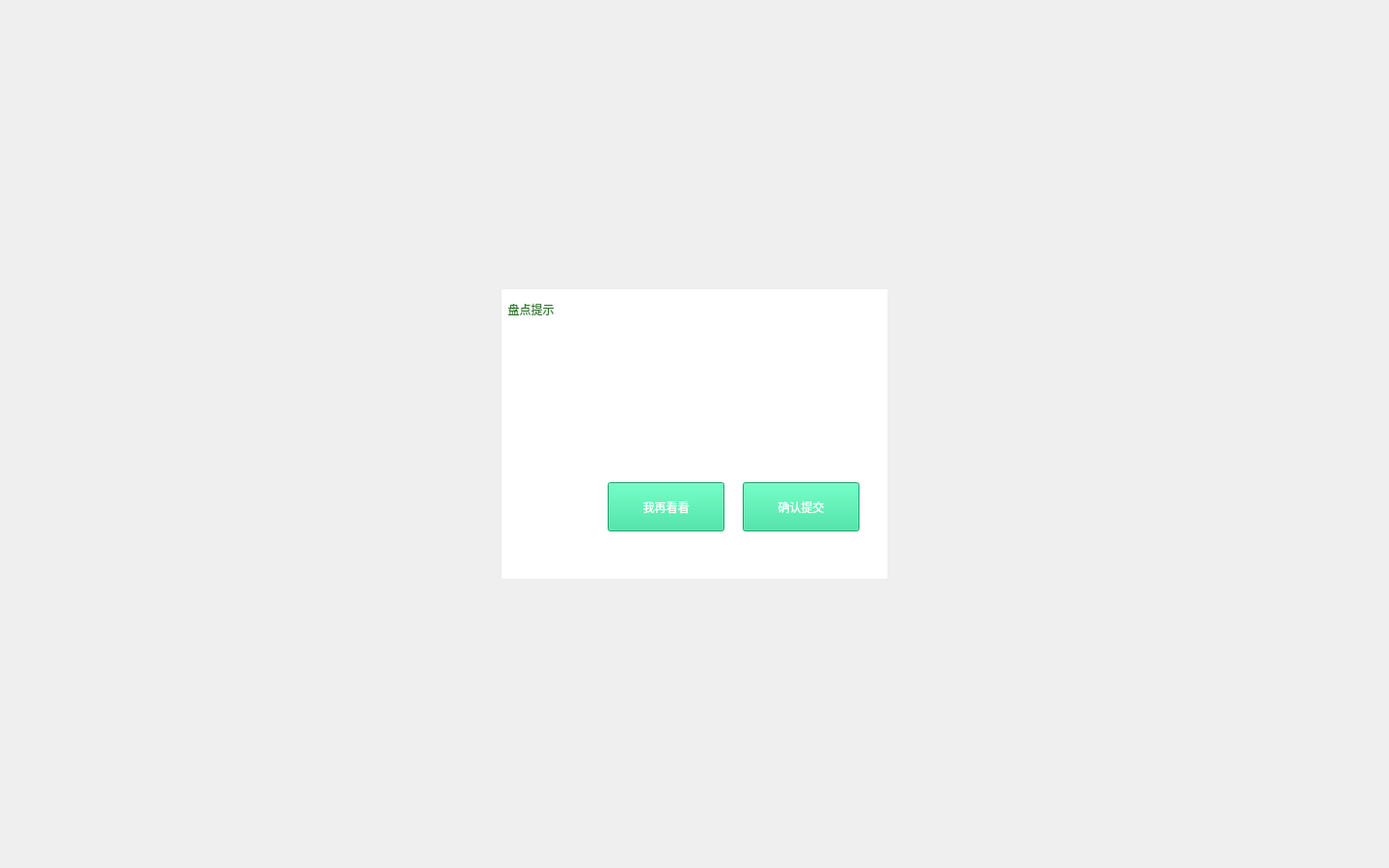
<?xml version="1.0" encoding="UTF-8"?>
<ui version="4.0">
 <class>CheckWarning</class>
 <widget class="QWidget" name="CheckWarning">
  <property name="geometry">
   <rect>
    <x>0</x>
    <y>0</y>
    <width>1440</width>
    <height>900</height>
   </rect>
  </property>
  <property name="windowTitle">
   <string>Form</string>
  </property>
  <layout class="QVBoxLayout" name="verticalLayout">
   <item>
    <layout class="QHBoxLayout" name="horizontalLayout">
     <item>
      <widget class="QFrame" name="frame">
       <property name="sizePolicy">
        <sizepolicy hsizetype="Fixed" vsizetype="Fixed">
         <horstretch>0</horstretch>
         <verstretch>0</verstretch>
        </sizepolicy>
       </property>
       <property name="minimumSize">
        <size>
         <width>400</width>
         <height>300</height>
        </size>
       </property>
       <property name="styleSheet">
        <string notr="true">QPushButton{
	color: rgb(255, 255, 255);
	font: 75 26px &quot;微软雅黑&quot;;
	background-color: rgb(36, 221, 149);
}
QPushButton:pressed{
	font: 75 26px &quot;微软雅黑&quot;;
	background-color: rgb(8, 182, 114);
}
#frame{
background-color: rgb(255, 255, 255);
}</string>
       </property>
       <property name="frameShape">
        <enum>QFrame::NoFrame</enum>
       </property>
       <property name="frameShadow">
        <enum>QFrame::Raised</enum>
       </property>
       <widget class="QLabel" name="msg">
        <property name="geometry">
         <rect>
          <x>30</x>
          <y>120</y>
          <width>341</width>
          <height>41</height>
         </rect>
        </property>
        <property name="styleSheet">
         <string notr="true">font: 20px &quot;微软雅黑&quot;;
color: rgb(40, 122, 35);
background-color: rgb(255, 255, 255);</string>
        </property>
        <property name="text">
         <string/>
        </property>
       </widget>
       <widget class="QPushButton" name="back">
        <property name="geometry">
         <rect>
          <x>110</x>
          <y>200</y>
          <width>121</width>
          <height>51</height>
         </rect>
        </property>
        <property name="focusPolicy">
         <enum>Qt::NoFocus</enum>
        </property>
        <property name="text">
         <string>我再看看</string>
        </property>
       </widget>
       <widget class="QPushButton" name="push">
        <property name="geometry">
         <rect>
          <x>250</x>
          <y>200</y>
          <width>121</width>
          <height>51</height>
         </rect>
        </property>
        <property name="focusPolicy">
         <enum>Qt::NoFocus</enum>
        </property>
        <property name="text">
         <string>确认提交</string>
        </property>
       </widget>
       <widget class="QLabel" name="msg_2">
        <property name="geometry">
         <rect>
          <x>0</x>
          <y>0</y>
          <width>341</width>
          <height>41</height>
         </rect>
        </property>
        <property name="styleSheet">
         <string notr="true">font: 20px &quot;微软雅黑&quot;;
color: rgb(40, 122, 35);
background-color: rgb(255, 255, 255);</string>
        </property>
        <property name="text">
         <string>  盘点提示</string>
        </property>
       </widget>
      </widget>
     </item>
    </layout>
   </item>
  </layout>
 </widget>
 <resources/>
 <connections/>
</ui>
